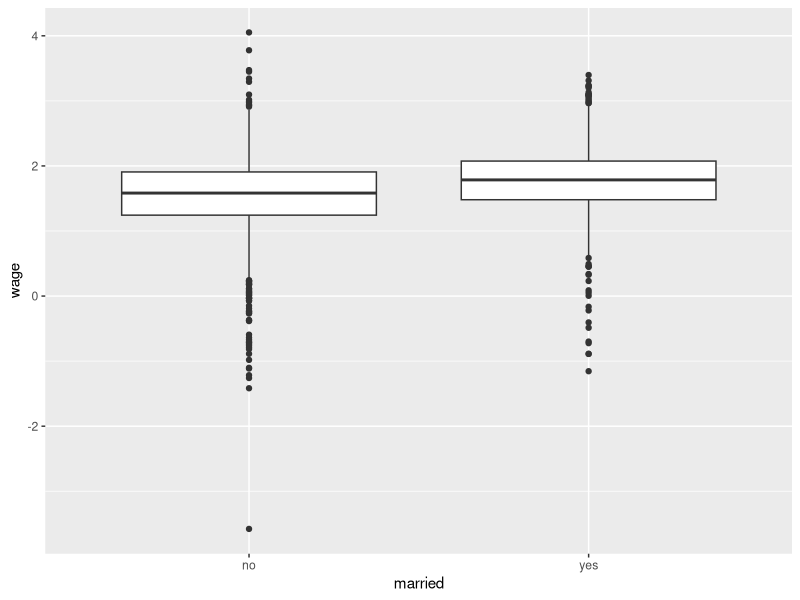
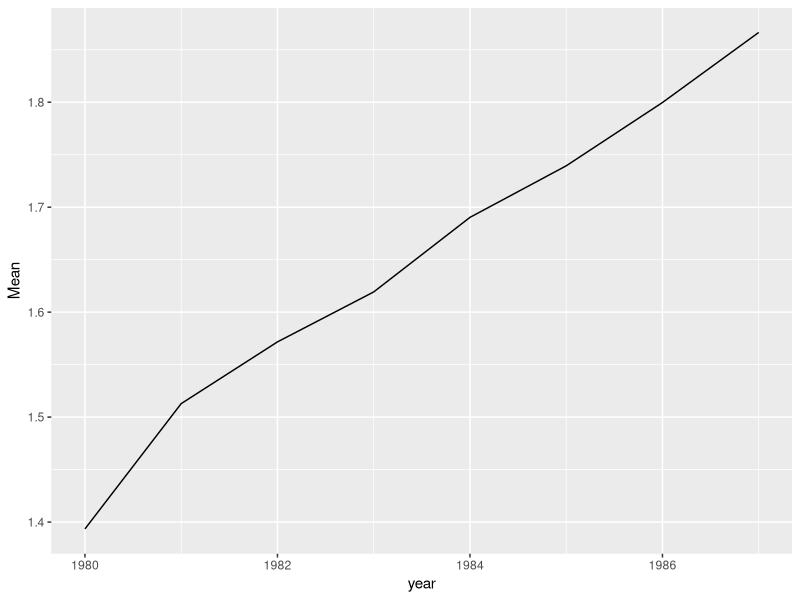
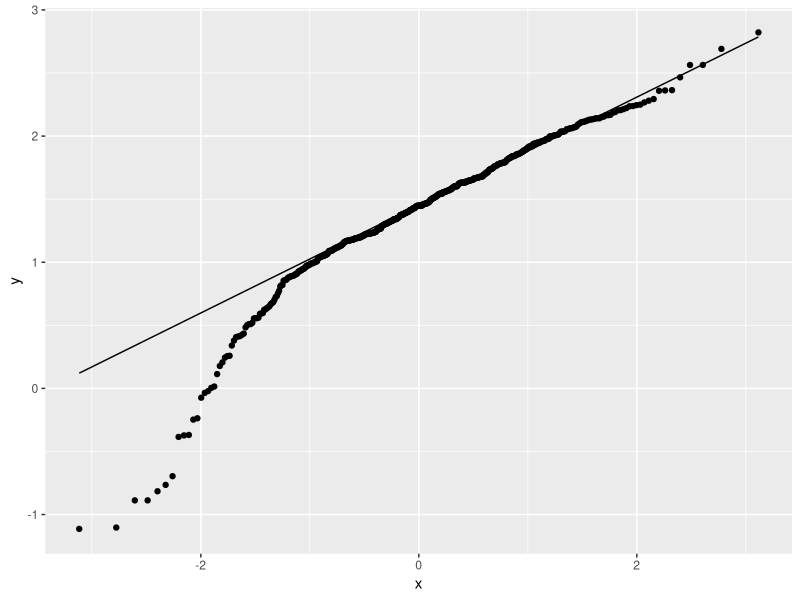
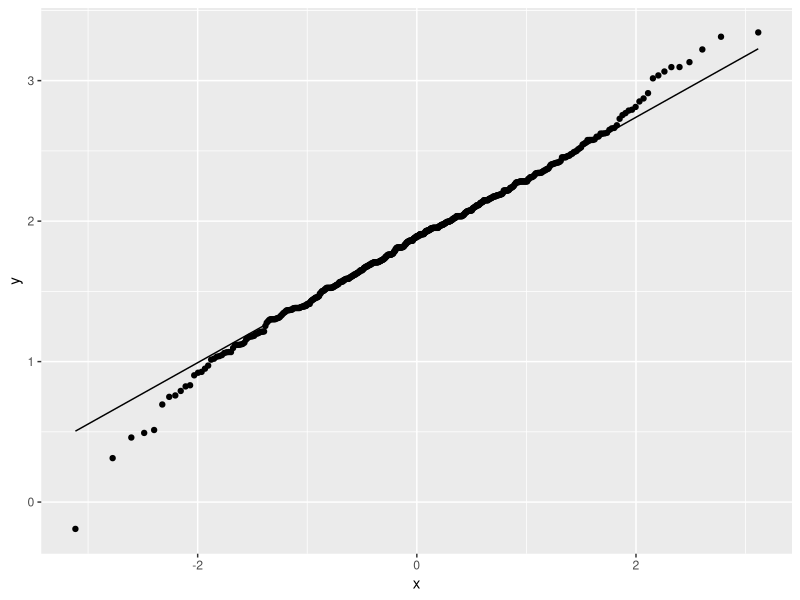

The R script that drew these images, in order:
## ---- chunk 1
setwd("C:/Users/Owner/Documents/R/BIOL 312 Biostatistics for Bioinformatics/Final Project")

cat("\014") # Clears Console
rm(list=ls()) # Clears Environment
dev.off() # Clears Plots
graphics.off() # Clears Plots if first one didn't work.
## ---- chunk 2
library(tidyverse)
library(dplyr)
library(modelr)
## ---- chunk 3
rm(list=ls()) # Clears Environment
Males <- read_csv("Males.csv")
## ---- chunk 4
Males <- Males %>% 
  rename(Person_ID = "nr",
         experience = "exper",
         ethnicity = "ethn",
         married = "maried",
         union_membership = "union")
## ---- chunk 5
#Males<- tidy(Males)
## ---- chunk 6
Males %>% 
  ggplot(aes(x = married,
             y = wage))+
  geom_boxplot()
## ---- chunk 7
temp <- Males %>%
  replace_na() %>%
  filter(year == "1980")

mean(temp$wage)

Males %>% 
  replace_na() %>% 
  filter(year == "1980") %>% 
  select(wage) %>% 
  summary()
## ---- chunk 8
Males %>% 
  group_by(year) %>% 
  summarize(Mean = mean(wage)) %>% 
  ggplot(aes(x = year,
             y = Mean))+
  geom_line()
## ---- chunk 9
# extrapolate the data from each year
males1980 <- Males %>%
  filter(year == 1980)

males1987 <- Males %>%
  filter(year == 1987)

# plot qq plots
males1980 %>%
  ggplot(aes(sample = wage)) +
  geom_qq() +
  geom_qq_line()

males1987 %>%
  ggplot(aes(sample = wage)) +
  geom_qq() +
  geom_qq_line()

var(males1980$wage)
var(males1987$wage)

wilcox.test(males1980$wage, males1987$wage, paired = TRUE)
